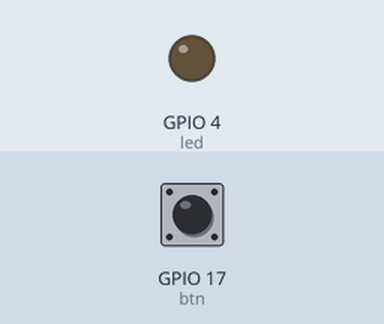
Simulated run of this program. Board: Raspberry Pi (BCM pin numbers). Shown: output pins drawn as LEDs (lit = HIGH). The inputs (shaded band) are chosen by the test bench; at power-on: GPIO 17 (btn) LOW.

Above: at 1.2 s.
1.3 s: GPIO 17 (btn) pulled HIGH for 0.15 s
At 1.37 s:
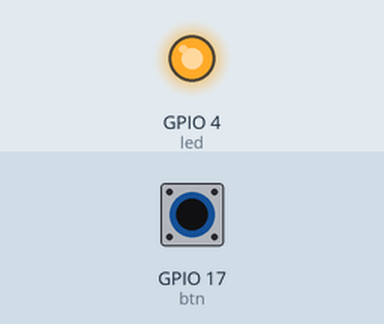
2.9 s: GPIO 17 (btn) pulled HIGH for 3.2 s
At 7.2 s:
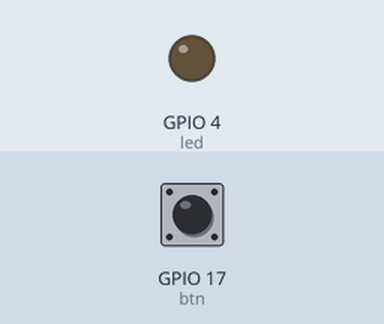
Timing chart, 0 to 8.7 s (numbered marks = the images above; inputs shaded):
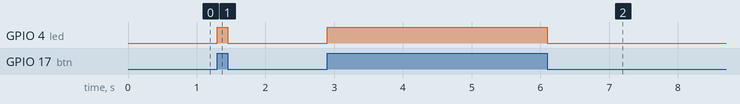

Measured:
- after the input at 1.3 s, GPIO 4 (led): LOW → HIGH at once, → LOW 0.15 s later
- after the input at 2.9 s, GPIO 4 (led): LOW → HIGH at once, → LOW 3.2 s later

The program:

blinkwithbutton.py
```python
'''
    this code keeps led on till the button is pressed  modifying it is almost same as modifying arduino code but keep in mind of gpio pins
    connect your push button with a +3.3v , a resistor of 3.3 K ohm going to grnd and oine point to GPIO pin 17
    connect led with 220ohm resistance to common grnd and other otput to GPIO pin 4
'''
import RPi.GPIO as GPIO
import time
GPIO.setmode(GPIO.BCM)
led=4;btn=17
GPIO.setup(led,GPIO.OUT)
GPIO.setup(btn,GPIO.IN)
try:
    while True:
        if GPIO.input(btn)==GPIO.HIGH:
            GPIO.output(led,GPIO.HIGH)
        else:
            GPIO.output(led,GPIO.LOW)
        time.sleep(.05)

    GPIO.cleanup()
except:
    GPIO.cleanup()
```
